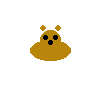

Write Python code to recreate this figure.
from PIL import Image, ImageDraw

# Create a new RGBA image with a transparent background
image = Image.new("RGBA", (100, 100), (255, 255, 255, 0))
draw = ImageDraw.Draw(image)

# Beaver colors and characteristics
beaver_color = "darkgoldenrod"
tail_color = "burlywood"  # For the distinctive flat tail
eye_color = "black"

# Draw the beaver's body
draw.ellipse((30, 40, 70, 60), fill=beaver_color)

# Draw the head
draw.ellipse((40, 30, 60, 50), fill=beaver_color)

# Draw the ears
draw.ellipse((40, 25, 45, 30), fill=beaver_color)  # Left ear
draw.ellipse((55, 25, 60, 30), fill=beaver_color)  # Right ear

# Draw the eyes
draw.ellipse((43, 35, 47, 39), fill=eye_color)  # Left eye
draw.ellipse((53, 35, 57, 39), fill=eye_color)  # Right eye

# Draw the nose
draw.ellipse((48, 40, 52, 44), fill=eye_color)

image.save("castord.png")